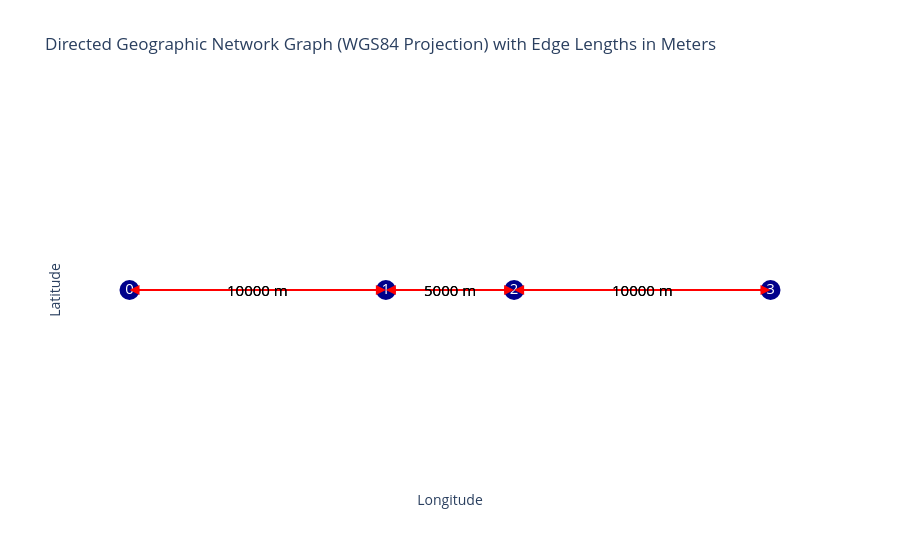

The notebook cell saved with this chart:
### Code cell
opentnsim.graph.plot_graph(FG)

### Figure 1 — Plotly figure (JSON) as saved in the notebook; plotly's stock layout.template omitted (floating-point values rounded to 4 significant figures)
{"data": [{"hoverinfo": "none", "line": {"color": "red", "width": 2}, "mode": "lines", "type": "scatter", "x": [0, 0.08983], "y": [0, 0]}, {"hoverinfo": "none", "line": {"color": "red", "width": 2}, "mode": "lines", "type": "scatter", "x": [0.08983, 0], "y": [0, 0]}, {"hoverinfo": "none", "line": {"color": "red", "width": 2}, "mode": "lines", "type": "scatter", "x": [0.08983, 0.1347], "y": [0, 0]}, {"hoverinfo": "none", "line": {"color": "red", "width": 2}, "mode": "lines", "type": "scatter", "x": [0.1347, 0.08983], "y": [0, 0]}, {"hoverinfo": "none", "line": {"color": "red", "width": 2}, "mode": "lines", "type": "scatter", "x": [0.1347, 0.2246], "y": [0, 0]}, {"hoverinfo": "none", "line": {"color": "red", "width": 2}, "mode": "lines", "type": "scatter", "x": [0.2246, 0.1347], "y": [0, 0]}, {"hoverinfo": "text", "marker": {"color": "darkblue", "size": 20}, "mode": "markers+text", "text": ["0", "1", "2", "3"], "textfont": {"color": "white", "size": 15}, "textposition": "middle center", "type": "scatter", "x": [0, 0.08983, 0.1347, 0.2246], "y": [0, 0, 0, 0]}], "layout": {"annotations": [{"arrowcolor": "red", "arrowhead": 2, "arrowsize": 2, "arrowwidth": 1, "ax": 0, "axref": "x", "ay": 0, "ayref": "y", "showarrow": true, "x": 0.08983, "xref": "x", "y": 0, "yref": "y"}, {"arrowcolor": "red", "arrowhead": 2, "arrowsize": 2, "arrowwidth": 1, "ax": 0.08983, "axref": "x", "ay": 0, "ayref": "y", "showarrow": true, "x": 0, "xref": "x", "y": 0, "yref": "y"}, {"arrowcolor": "red", "arrowhead": 2, "arrowsize": 2, "arrowwidth": 1, "ax": 0.08983, "axref": "x", "ay": 0, "ayref": "y", "showarrow": true, "x": 0.1347, "xref": "x", "y": 0, "yref": "y"}, {"arrowcolor": "red", "arrowhead": 2, "arrowsize": 2, "arrowwidth": 1, "ax": 0.1347, "axref": "x", "ay": 0, "ayref": "y", "showarrow": true, "x": 0.08983, "xref": "x", "y": 0, "yref": "y"}, {"arrowcolor": "red", "arrowhead": 2, "arrowsize": 2, "arrowwidth": 1, "ax": 0.1347, "axref": "x", "ay": 0, "ayref": "y", "showarrow": true, "x": 0.2246, "xref": "x", "y": 0, "yref": "y"}, {"arrowcolor": "red", "arrowhead": 2, "arrowsize": 2, "arrowwidth": 1, "ax": 0.2246, "axref": "x", "ay": 0, "ayref": "y", "showarrow": true, "x": 0.1347, "xref": "x", "y": 0, "yref": "y"}, {"font": {"color": "black", "size": 15}, "showarrow": false, "text": "10000 m", "x": 0.04492, "y": 0}, {"font": {"color": "black", "size": 15}, "showarrow": false, "text": "10000 m", "x": 0.04492, "y": 0}, {"font": {"color": "black", "size": 15}, "showarrow": false, "text": "5000 m", "x": 0.1123, "y": 0}, {"font": {"color": "black", "size": 15}, "showarrow": false, "text": "5000 m", "x": 0.1123, "y": 0}, {"font": {"color": "black", "size": 15}, "showarrow": false, "text": "10000 m", "x": 0.1797, "y": 0}, {"font": {"color": "black", "size": 15}, "showarrow": false, "text": "10000 m", "x": 0.1797, "y": 0}], "plot_bgcolor": "white", "showlegend": false, "title": {"text": "Directed Geographic Network Graph (WGS84 Projection) with Edge Lengths in Meters"}, "xaxis": {"showgrid": false, "showticklabels": false, "title": {"text": "Longitude"}, "zeroline": false}, "yaxis": {"showgrid": false, "showticklabels": false, "title": {"text": "Latitude"}, "zeroline": false}}}
